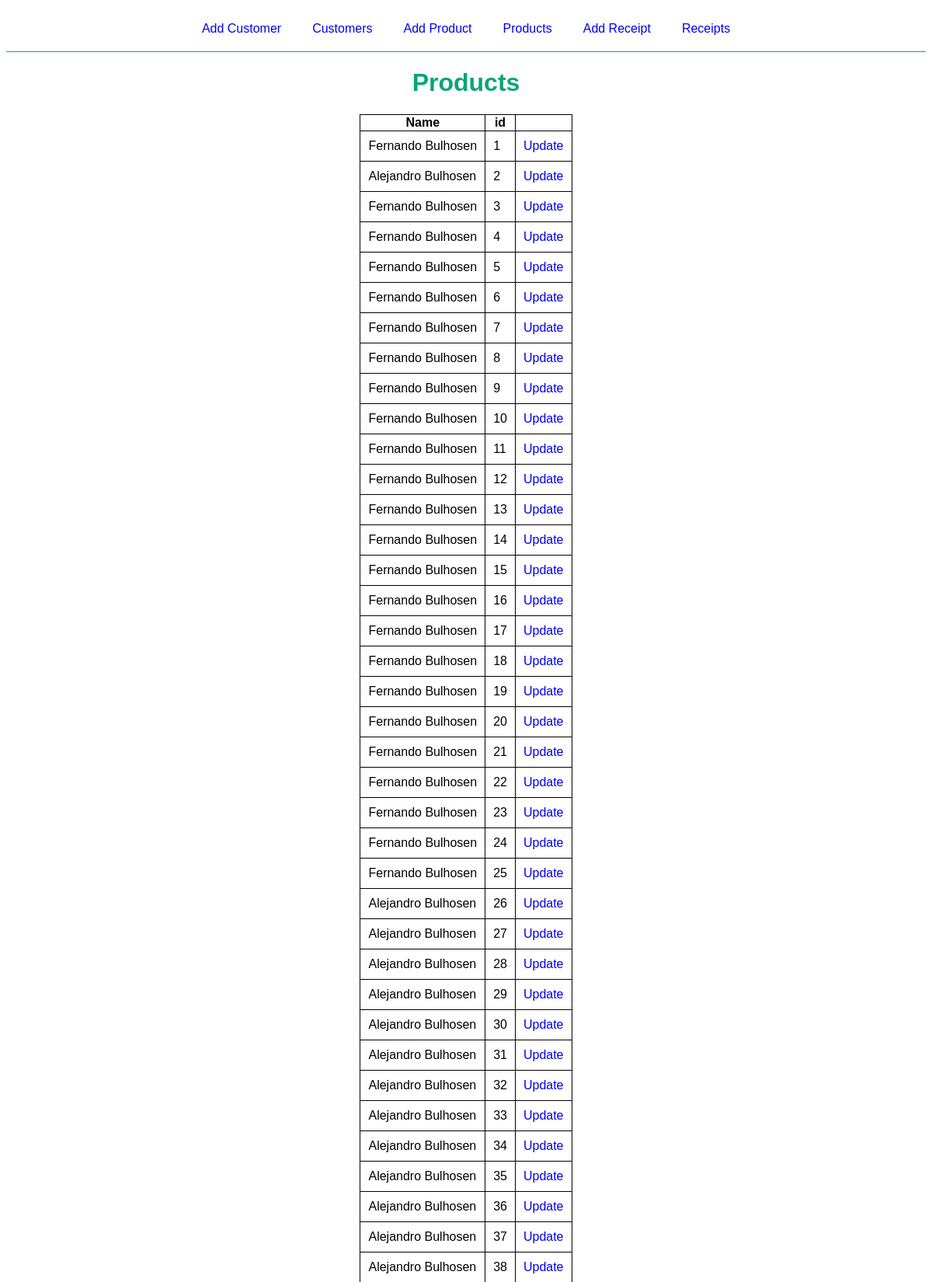
Page /receipt/receipts (upper part) on the committed database.
### flaskr/models/receipt/__init__.py (models this page shows, shortened)
class Receipt(db.Model, MyModel):
    id = Column(Integer, primary_key=True)
    customer_id = Column(Integer, ForeignKey('customer.id'), nullable=False)
    sold_products = db.relationship(
        'SoldProduct',
        backref='receipt',
        lazy=True,
        cascade='all, delete-orphan'
    )
    def get_all():
        return Receipt.query.all()

### flaskr/models/customer/__init__.py (models this page shows, shortened)
class Customer(db.Model, MyModel):
    id = Column(Integer, primary_key=True)
    name = Column(String(100), unique=True, nullable=False)
    address = Column(String(150), unique=True, nullable=False)
    email = Column(String(50), unique=True, nullable=False)
    receipts = db.relationship(
        'Receipt',
        backref='author',
        lazy=True,
        cascade="all, delete-orphan"
    )

### flaskr/views/receipt.py (the view)
@bp.route('/receipts')
def receipts():
    receipts = Receipt.get_all()
    return render_template(
        'receipt/receipts.html',
        receipts=receipts,
        heads=receipt_customer_heads,
    )

### flaskr/templates/receipt/receipts.html (shortened to what this page needs)
{% extends 'base.html' %}
{% block content %}
<div class="title-container">
    <h1 class="title">Products</h1>
</div>
<table class="products">
    <tr>
        <th>Name</th>
        <th>id</th>
      </tr>
    {% for receipt in receipts %}
    <tr>
        <td>
            {{ receipt.author.name }}
        </td>
        <td>
            {{ receipt.id }}
        </td>
        <td>
            <a href="{{ url_for('receipt.update', receipt_id=receipt.id) }}">Update</a>
        </td>
    </tr>
    {% endfor %}
</table>
{% endblock %}

### flaskr/static/style.css (style rules this page uses)
* { font-family: Verdana, Geneva, Tahoma, sans-serif; }
.title { font-family: Verdana, Geneva, Tahoma, sans-serif; color: rgb(8, 165, 118) }
.title-container, .add, .update { display: flex; justify-content: center; flex-direction: column; align-items: center; }
.customers, .products { display: grid; justify-content: center; border-collapse: collapse; }
td { border: 1px solid black; border-collapse: collapse; padding: 10px; }
a { text-decoration: none; }
.products-receipt, td, th , tr { border: 1px solid black; border-collapse: collapse; }

### rows in the picture
Receipt: author.name "Fernando Bulhosen", id "1"
Receipt: author.name "Alejandro Bulhosen", id "2"
Receipt: author.name "Fernando Bulhosen", id "3"
Receipt: author.name "Fernando Bulhosen", id "4"
Receipt: author.name "Fernando Bulhosen", id "5"
Receipt: author.name "Fernando Bulhosen", id "6"
Receipt: author.name "Fernando Bulhosen", id "7"
Receipt: author.name "Fernando Bulhosen", id "8"
Receipt: author.name "Fernando Bulhosen", id "9"
Receipt: author.name "Fernando Bulhosen", id "10"
Receipt: author.name "Fernando Bulhosen", id "11"
Receipt: author.name "Fernando Bulhosen", id "12"
Receipt: author.name "Fernando Bulhosen", id "13"
Receipt: author.name "Fernando Bulhosen", id "14"
Receipt: author.name "Fernando Bulhosen", id "15"
Receipt: author.name "Fernando Bulhosen", id "16"
Receipt: author.name "Fernando Bulhosen", id "17"
Receipt: author.name "Fernando Bulhosen", id "18"
Receipt: author.name "Fernando Bulhosen", id "19"
Receipt: author.name "Fernando Bulhosen", id "20"
Receipt: author.name "Fernando Bulhosen", id "21"
Receipt: author.name "Fernando Bulhosen", id "22"
Receipt: author.name "Fernando Bulhosen", id "23"
Receipt: author.name "Fernando Bulhosen", id "24"
Receipt: author.name "Fernando Bulhosen", id "25"
Receipt: author.name "Alejandro Bulhosen", id "26"
Receipt: author.name "Alejandro Bulhosen", id "27"
Receipt: author.name "Alejandro Bulhosen", id "28"
Receipt: author.name "Alejandro Bulhosen", id "29"
Receipt: author.name "Alejandro Bulhosen", id "30"
Receipt: author.name "Alejandro Bulhosen", id "31"
Receipt: author.name "Alejandro Bulhosen", id "32"
Receipt: author.name "Alejandro Bulhosen", id "33"
Receipt: author.name "Alejandro Bulhosen", id "34"
Receipt: author.name "Alejandro Bulhosen", id "35"
Receipt: author.name "Alejandro Bulhosen", id "36"
Receipt: author.name "Alejandro Bulhosen", id "37"
Receipt: author.name "Alejandro Bulhosen", id "38"
